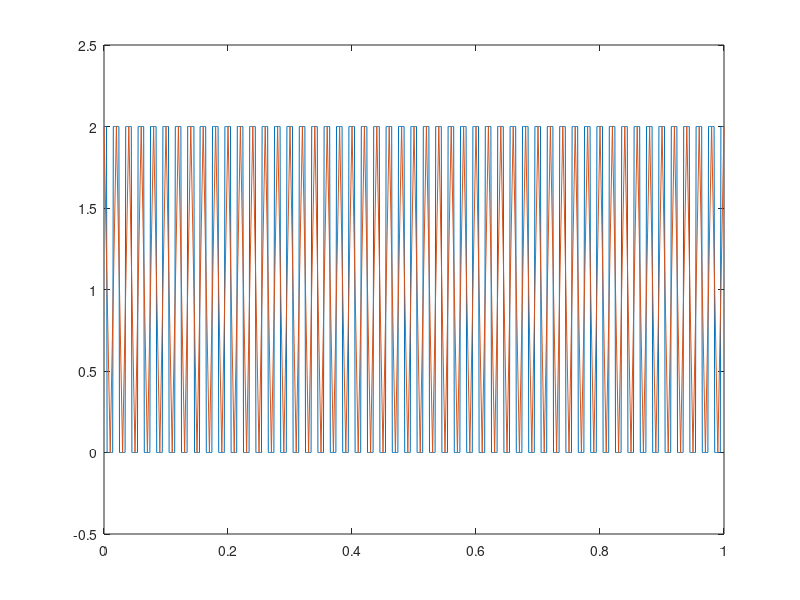

Here is the MATLAB script that generated this plot:

clc,clear,close all
T=.01; %time_window=0.01
t=0:T:1; %time index
Fs=1/T; %sample rate to opoio isoutai me 1/T
N=length(t); %plithos twn sample "dots"
x=cos(100*pi*t)+cos(200*pi*t)+sin(500*pi*t);% our signal
ta=0:.001:1; %xronos anakataskevhs
y=zeros(N,length(ta)); %reconstruction vector
for i=1:N
 y(i,:)=x(i)*rectpuls(Fs*ta-i+1);
end
plot(ta,sum(y),t,x); %parousiash tou arxikouk ito uanakataskevasmenou shmmatos
